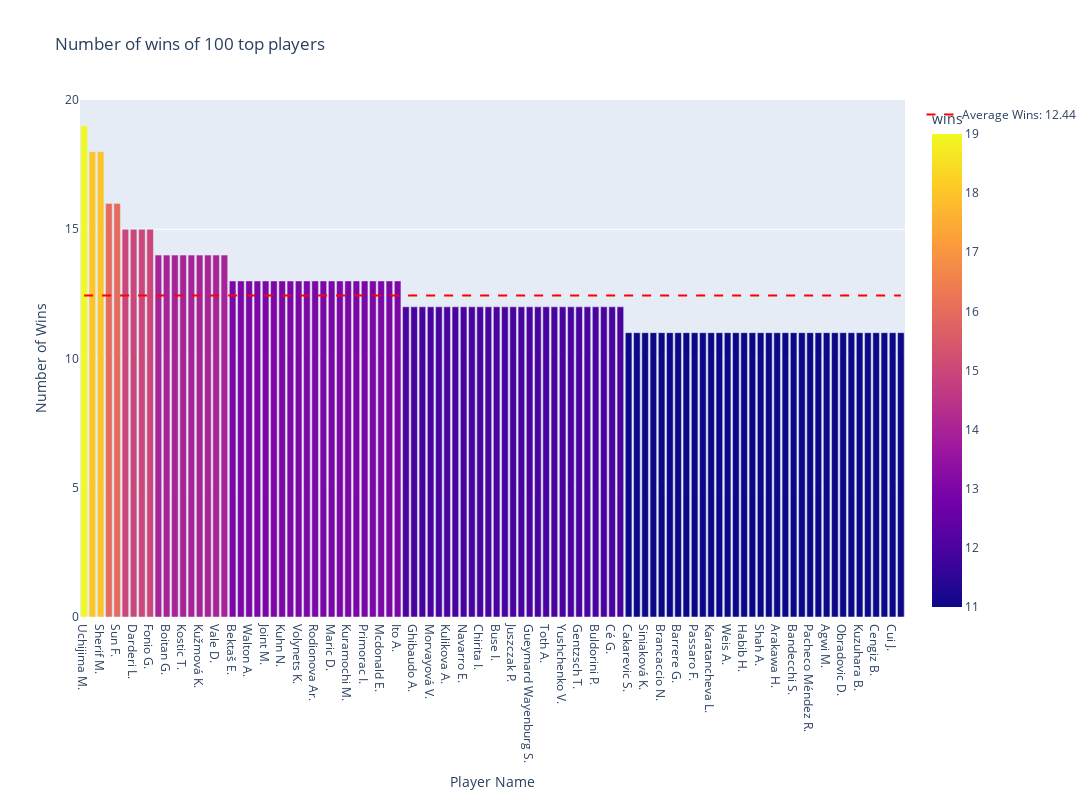

The notebook cell this image was saved under:
### Code cell
# Plot
top_100_Player = win_counts.sort_values(by='wins', ascending=False).head(100)
top_100_Player_mean = top_100_Player['wins'].mean()

# Create a bar plot
fig = px.bar(
    top_100_Player,
    x='name',
    y='wins',
    color='wins',
    title='Number of wins of 100 top players',
    labels={'name': 'Name', 'win_counts': 'Count of win'},
    height=800,
    width=1700
)
# Add a line representing the average breaks of serve per match
fig.add_trace(go.Scatter(
    x=top_100_Player['name'],
    y=[top_100_Player_mean] * len(top_100_Player),
    mode='lines',
    name=f'Average Wins: {top_100_Player_mean}',
    line=dict(color='red', dash='dash')
))

# Update layout for better visualization
fig.update_layout(
    xaxis_title='Player Name',
    yaxis_title='Number of Wins',
    barmode='group'
)


# Show the figure
fig.show()

### Figure 1 — Plotly figure (JSON) as saved in the notebook; plotly's stock layout.template omitted (floating-point values rounded to 4 significant figures)
{"data": [{"alignmentgroup": "True", "hovertemplate": "Name=%{x}<br>wins=%{marker.color}<extra></extra>", "legendgroup": "", "marker": {"color": [19, 18, 18, 16, 16, 15, 15, 15, 15, 14, 14, 14, 14, 14, 14, 14, 14, 14, 13, 13, 13, 13, 13, 13, 13, 13, 13, 13, 13, 13, 13, 13, 13, 13, 13, 13, 13, 13, 13, 12, 12, 12, 12, 12, 12, 12, 12, 12, 12, 12, 12, 12, 12, 12, 12, 12, 12, 12, 12, 12, 12, 12, 12, 12, 12, 12, 11, 11, 11, 11, 11, 11, 11, 11, 11, 11, 11, 11, 11, 11, 11, 11, 11, 11, 11, 11, 11, 11, 11, 11, 11, 11, 11, 11, 11, 11, 11, 11, 11, 11], "coloraxis": "coloraxis", "pattern": {"shape": ""}}, "name": "", "offsetgroup": "", "orientation": "v", "showlegend": false, "textposition": "auto", "type": "bar", "x": ["Uchijima M.", "Poljičak M.", "Sherif M.", "Back D.", "Sun F.", "Radivojevic L.", "Darderi L.", "Urhobo A.", "Fonio G.", "Moeller E.", "Boitan G.", "Stankovic A.", "Kostic T.", "Niemeier J.", "Kužmová K.", "Chang H.", "Vale D.", "Herrmann S.", "Bektaš E.", "Pannu K.", "Walton A.", "Lock B.", "Joint M.", "Stearns P.", "Kuhn N.", "Wiskandt M.", "Volynets K.", "Bai Y.", "Rodionova Ar.", "Oberleitner N.", "Maric D.", "Vacherot V.", "Kuramochi M.", "Topalova G.", "Primorac I.", "Dutra da Silva D.", "Mcdonald E.", "Hindová D.", "Ito A.", "Nugroho P.", "Ghibaudo A.", "Kumasaka T.", "Morvayová V.", "Von Deichmann K.", "Kulikova A.", "Demidova D.", "Navarro E.", "Ionel N.", "Chirita I.", "Bielinskyi V.", "Buse I.", "Lingua Lavallen A.", "Juszczak P.", "Sabalenka A.", "Gueymard Wayenburg S.", "Kulambayeva Z.", "Toth A.", "Keys M.", "Yushchenko V.", "Mo Y.", "Gentzsch T.", "Meligeni Alves F.", "Buldorini P.", "Bax F.", "Cé G.", "Gavrilă O.", "Cakarevic S.", "Feistel G.", "Siniaková K.", "Tubello A.", "Brancaccio N.", "Damas M.", "Barrere G.", "Jianu F.", "Passaro F.", "Hule P.", "Karatancheva L.", "Butvilas E.", "Weis A.", "Zvonaru I.", "Habib H.", "Okuwaki R.", "Shah A.", "Teichmann J.", "Arakawa H.", "Malõgina E.", "Bandecchi S.", "Samsonova L.", "Pacheco Méndez R.", "Abe H.", "Agwi M.", "Rinaldo Persson K.", "Obradovic D.", "Birrell K.", "Kuzuhara B.", "Musetti L.", "Cengiz B.", "Muller A.", "Cui J.", "Jong A."], "xaxis": "x", "y": [19, 18, 18, 16, 16, 15, 15, 15, 15, 14, 14, 14, 14, 14, 14, 14, 14, 14, 13, 13, 13, 13, 13, 13, 13, 13, 13, 13, 13, 13, 13, 13, 13, 13, 13, 13, 13, 13, 13, 12, 12, 12, 12, 12, 12, 12, 12, 12, 12, 12, 12, 12, 12, 12, 12, 12, 12, 12, 12, 12, 12, 12, 12, 12, 12, 12, 11, 11, 11, 11, 11, 11, 11, 11, 11, 11, 11, 11, 11, 11, 11, 11, 11, 11, 11, 11, 11, 11, 11, 11, 11, 11, 11, 11, 11, 11, 11, 11, 11, 11], "yaxis": "y"}, {"line": {"color": "red", "dash": "dash"}, "mode": "lines", "name": "Average Wins: 12.44", "type": "scatter", "x": ["Uchijima M.", "Poljičak M.", "Sherif M.", "Back D.", "Sun F.", "Radivojevic L.", "Darderi L.", "Urhobo A.", "Fonio G.", "Moeller E.", "Boitan G.", "Stankovic A.", "Kostic T.", "Niemeier J.", "Kužmová K.", "Chang H.", "Vale D.", "Herrmann S.", "Bektaš E.", "Pannu K.", "Walton A.", "Lock B.", "Joint M.", "Stearns P.", "Kuhn N.", "Wiskandt M.", "Volynets K.", "Bai Y.", "Rodionova Ar.", "Oberleitner N.", "Maric D.", "Vacherot V.", "Kuramochi M.", "Topalova G.", "Primorac I.", "Dutra da Silva D.", "Mcdonald E.", "Hindová D.", "Ito A.", "Nugroho P.", "Ghibaudo A.", "Kumasaka T.", "Morvayová V.", "Von Deichmann K.", "Kulikova A.", "Demidova D.", "Navarro E.", "Ionel N.", "Chirita I.", "Bielinskyi V.", "Buse I.", "Lingua Lavallen A.", "Juszczak P.", "Sabalenka A.", "Gueymard Wayenburg S.", "Kulambayeva Z.", "Toth A.", "Keys M.", "Yushchenko V.", "Mo Y.", "Gentzsch T.", "Meligeni Alves F.", "Buldorini P.", "Bax F.", "Cé G.", "Gavrilă O.", "Cakarevic S.", "Feistel G.", "Siniaková K.", "Tubello A.", "Brancaccio N.", "Damas M.", "Barrere G.", "Jianu F.", "Passaro F.", "Hule P.", "Karatancheva L.", "Butvilas E.", "Weis A.", "Zvonaru I.", "Habib H.", "Okuwaki R.", "Shah A.", "Teichmann J.", "Arakawa H.", "Malõgina E.", "Bandecchi S.", "Samsonova L.", "Pacheco Méndez R.", "Abe H.", "Agwi M.", "Rinaldo Persson K.", "Obradovic D.", "Birrell K.", "Kuzuhara B.", "Musetti L.", "Cengiz B.", "Muller A.", "Cui J.", "Jong A."], "y": [12.44, 12.44, 12.44, 12.44, 12.44, 12.44, 12.44, 12.44, 12.44, 12.44, 12.44, 12.44, 12.44, 12.44, 12.44, 12.44, 12.44, 12.44, 12.44, 12.44, 12.44, 12.44, 12.44, 12.44, 12.44, 12.44, 12.44, 12.44, 12.44, 12.44, 12.44, 12.44, 12.44, 12.44, 12.44, 12.44, 12.44, 12.44, 12.44, 12.44, 12.44, 12.44, 12.44, 12.44, 12.44, 12.44, 12.44, 12.44, 12.44, 12.44, 12.44, 12.44, 12.44, 12.44, 12.44, 12.44, 12.44, 12.44, 12.44, 12.44, 12.44, 12.44, 12.44, 12.44, 12.44, 12.44, 12.44, 12.44, 12.44, 12.44, 12.44, 12.44, 12.44, 12.44, 12.44, 12.44, 12.44, 12.44, 12.44, 12.44, 12.44, 12.44, 12.44, 12.44, 12.44, 12.44, 12.44, 12.44, 12.44, 12.44, 12.44, 12.44, 12.44, 12.44, 12.44, 12.44, 12.44, 12.44, 12.44, 12.44]}], "layout": {"barmode": "group", "coloraxis": {"colorbar": {"title": {"text": "wins"}}, "colorscale": [[0, "#0d0887"], [0.1111, "#46039f"], [0.2222, "#7201a8"], [0.3333, "#9c179e"], [0.4444, "#bd3786"], [0.5556, "#d8576b"], [0.6667, "#ed7953"], [0.7778, "#fb9f3a"], [0.8889, "#fdca26"], [1, "#f0f921"]]}, "height": 800, "legend": {"tracegroupgap": 0}, "title": {"text": "Number of wins of 100 top players"}, "width": 1700, "xaxis": {"anchor": "y", "domain": [0, 1], "title": {"text": "Player Name"}}, "yaxis": {"anchor": "x", "domain": [0, 1], "title": {"text": "Number of Wins"}}}}
